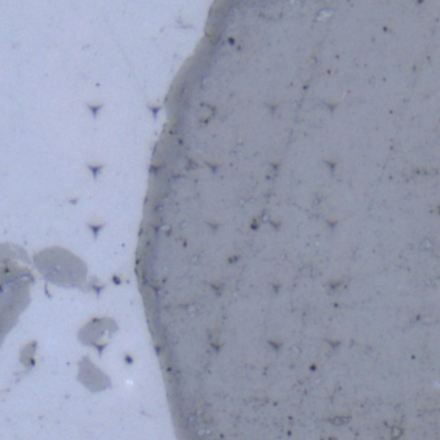
#> input picture W0-NZ-indent-2-color-crop.jpg, 440 x 440 px
$ python -i pystruts.py   (imports and definitions only)
#> lines starting #> are read from the running program, lines starting #| are printed output that depends on the picture
from PIL import Image
import PIL.ImageOps as imgops
import scipy as sp
import numpy as np
import scipy.ndimage as ndimage
import skimage
import skimage.morphology as morph
import pydirectory as pyd
import matplotlib.pyplot as plt
import os
import csv
from collections import Counter, OrderedDict
import math

def convert_bool(im):
    return np.array(im, dtype=bool)

# [55 lines left out: functions _parse_data, _parse_lt, save_lt, save_csv, freq_count, not called in this run]

def roundup(num):
    return int(math.ceil(num/10.0))*10

# [30 lines left out: functions hist, save_hist, save_freq_count, not called in this run]

class Data(object):
    def __init__(self):
        self.data = {}
        self.preferences = {}

class ImageImporter(object):
    def __init__(self, data, inputdir):
        self.data = data
        self.inputdir = inputdir

    # [6 lines left out: function import_image, not called in this run]

class Filters(object):
    def __init__(self, data, min_size):
        self.data = data
        self.min_size = min_size

    # [11 lines left out: functions median_filter, none, not called in this run]

class LocalThickness(object):
    def __init__(self, data):
        self.data = data
        self.im = list(self.data)[0]

    def distance_transform(self, im):
        return ndimage.distance_transform_edt(im)

    def skeleton(self):
        self.data[self.im]["skeleton"] = morph.skeletonize(convert_bool(self.data[self.im]["filter"]))
        self.data[self.im]["watershed"] = morph.watershed(self.data[self.im]["filter"])
        return self.data

    def ridge(self):
        skeletonize = self.skeleton()
        sk = self.data[self.im]["skeleton"]
        loc = np.transpose(np.nonzero(sk))
        imresults = np.zeros(shape=self.data[self.im]["raw_data"].shape)
        dt = ndimage.distance_transform_edt(self.data[self.im]["filter"])
        # print(loc)
        for i,j in loc:
            imresults[i,j] = dt[i,j]
        self.data[self.im]["ridge"] = imresults
        # print(self.data[self.im]["filter"])

    # [21 lines left out: function local_thickness, not called in this run]

class Measure(object):
    # [48 lines left out: functions __init__, _parse_histogram, porosity, psd_nphistogram, psd, not called in this run]

    def measure_all(self, voxel_size, bins, log):
        self.porosity()
        self.psd(voxel_size, bins, log)


>>> import cv2
>>> picture = cv2.imread('W0-NZ-indent-2-color-crop.jpg', cv2.IMREAD_GRAYSCALE)
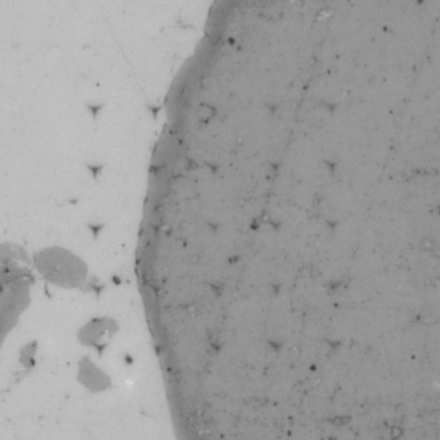
#> picture: shape (440, 440); min 65, max 219, mean 157.2
>>> result = LocalThickness(picture).ridge()
#> in __init__, `self.im = list(self.data)[0]`: self.im = 440 values, max 191 at index 54, min 92 at index 420, mean 161.8
#> (the run stopped early here; a loop or call above may not have finished)

$ run again, on W0-NZ-indent-2-color.tif
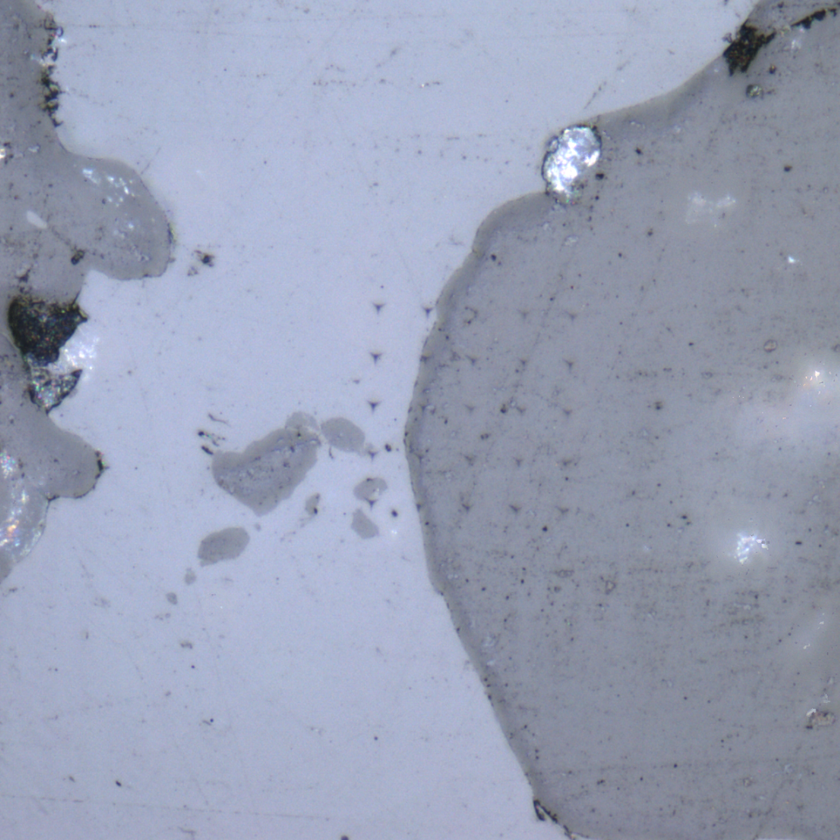
#> input picture W0-NZ-indent-2-color.tif, 840 x 840 px, shrunk from 1024 x 1024 before the run
#> `picture = cv2.imread('W0-NZ-indent-2-color-crop.jpg', cv2.IMREAD_GRAYS..`:
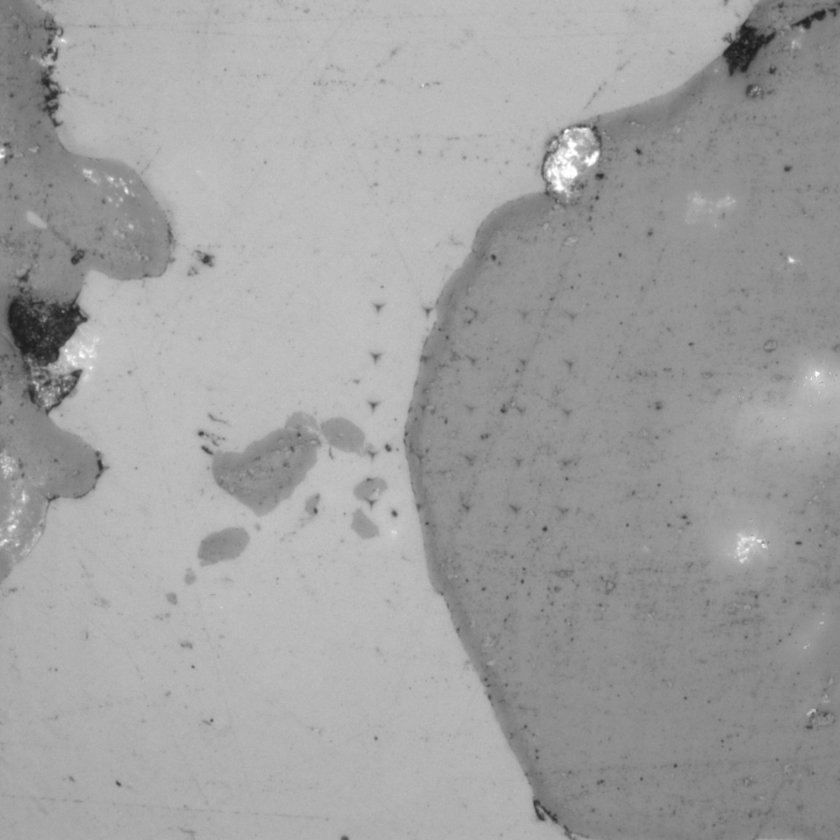
#> picture: shape (840, 840); min 25, max 255, mean 160.8
#> self.im = 840 values, max 192 at index 445, min 105 at index 837, mean 173.6

$ run again, on W20-NZ-indent-color-crop.tif
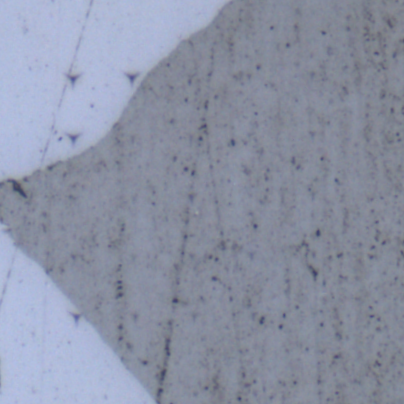
#> input picture W20-NZ-indent-color-crop.tif, 404 x 404 px
#> `picture = cv2.imread('W0-NZ-indent-2-color-crop.jpg', cv2.IMREAD_GRAYS..`:
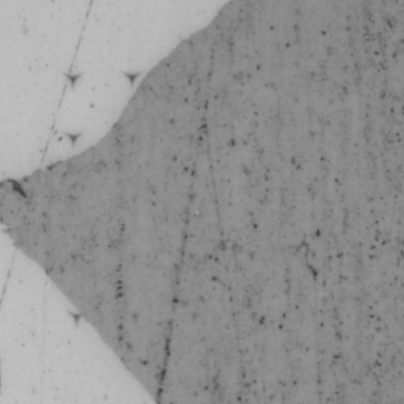
#> picture: shape (404, 404); min 69, max 195, mean 146.8
#> self.im = 404 values, max 192 at index 79, min 112 at index 397, mean 161.8
